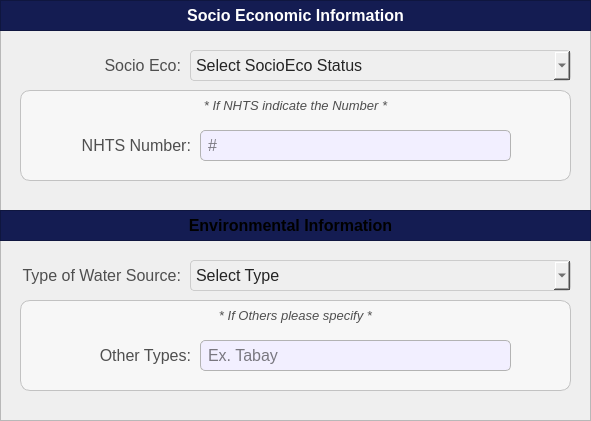
  <widget class="QFrame" name="basePopUpBodyFrame_2">
   <property name="geometry">
    <rect>
     <x>20</x>
     <y>60</y>
     <width>591</width>
     <height>421</height>
    </rect>
   </property>
   <property name="styleSheet">
    <string notr="true">#basePopUpBodyFrame_2 {
	background-color: rgb(247, 247, 247);
	border: 1px solid rgb(194, 194, 194);
	border-radius: 10px;
}</string>
   </property>
   <property name="frameShape">
    <enum>QFrame::Shape::StyledPanel</enum>
   </property>
   <property name="frameShadow">
    <enum>QFrame::Shadow::Raised</enum>
   </property>
   <widget class="QFrame" name="basePopUpTitleFrame_2">
    <property name="geometry">
     <rect>
      <x>0</x>
      <y>0</y>
      <width>591</width>
      <height>31</height>
     </rect>
    </property>
    <property name="styleSheet">
     <string notr="true">#basePopUpTitleFrame_2 {
	background-color: #141c52;
}</string>
    </property>
    <property name="frameShape">
     <enum>QFrame::Shape::StyledPanel</enum>
    </property>
    <property name="frameShadow">
     <enum>QFrame::Shadow::Raised</enum>
    </property>
    <widget class="QLabel" name="label_title">
     <property name="geometry">
      <rect>
       <x>0</x>
       <y>0</y>
       <width>591</width>
       <height>31</height>
      </rect>
     </property>
     <property name="font">
      <font>
       <family>Arial</family>
       <pointsize>12</pointsize>
       <bold>true</bold>
      </font>
     </property>
     <property name="styleSheet">
      <string notr="true">#label_title{
	background-color:transparent;
	color: rgb(255, 255, 255);
}</string>
     </property>
     <property name="text">
      <string>Socio Economic Information</string>
     </property>
     <property name="alignment">
      <set>Qt::AlignmentFlag::AlignCenter</set>
     </property>
    </widget>
   </widget>
   <widget class="QComboBox" name="register_citizen_comboBox_SocEcoStat">
    <property name="geometry">
     <rect>
      <x>190</x>
      <y>50</y>
      <width>381</width>
      <height>31</height>
     </rect>
    </property>
    <property name="font">
     <font>
      <family>Arial</family>
      <pointsize>12</pointsize>
     </font>
    </property>
    <property name="styleSheet">
     <string notr="true">#register_citizen_comboBox_SocEcoStat{
	background-color: rgb(239, 239, 239); /* Correct property name */
    color: #242424; /* Set text color to black for better contrast */
    border: 1px solid #ccc; /* Optional: Add a light border */
    padding: 5px; /* Optional: Add some padding */
    border-radius: 4px; /* Optional: Rounded corners */
}</string>
    </property>
    <property name="placeholderText">
     <string>Select SocioEco Status</string>
    </property>
    <property name="duplicatesEnabled">
     <bool>false</bool>
    </property>
    <item>
     <property name="text">
      <string>NHTS 4Ps</string>
     </property>
    </item>
    <item>
     <property name="text">
      <string>NHTS Non-4Ps</string>
     </property>
    </item>
    <item>
     <property name="text">
      <string>Non NHTS</string>
     </property>
    </item>
   </widget>
   <widget class="QLabel" name="register_citizen_labelSocEcoStat">
    <property name="geometry">
     <rect>
      <x>30</x>
      <y>50</y>
      <width>151</width>
      <height>31</height>
     </rect>
    </property>
    <property name="font">
     <font>
      <family>Arial</family>
      <pointsize>12</pointsize>
     </font>
    </property>
    <property name="styleSheet">
     <string notr="true">#register_citizen_labelSocEcoStat {
	background-color: transparent;
	color: #4f4f4f;
}
</string>
    </property>
    <property name="text">
     <string>Socio Eco:</string>
    </property>
    <property name="alignment">
     <set>Qt::AlignmentFlag::AlignRight|Qt::AlignmentFlag::AlignTrailing|Qt::AlignmentFlag::AlignVCenter</set>
    </property>
   </widget>
   <widget class="QFrame" name="basePopUpBodyFrame_4">
    <property name="geometry">
     <rect>
      <x>20</x>
      <y>90</y>
      <width>551</width>
      <height>91</height>
     </rect>
    </property>
    <property name="styleSheet">
     <string notr="true">#basePopUpBodyFrame_4 {
	background-color: rgb(247, 247, 247);
	border: 1px solid rgb(194, 194, 194);
	border-radius: 10px;
}</string>
    </property>
    <property name="frameShape">
     <enum>QFrame::Shape::StyledPanel</enum>
    </property>
    <property name="frameShadow">
     <enum>QFrame::Shadow::Raised</enum>
    </property>
    <widget class="QLabel" name="labelNote_3">
     <property name="geometry">
      <rect>
       <x>0</x>
       <y>0</y>
       <width>551</width>
       <height>31</height>
      </rect>
     </property>
     <property name="font">
      <font>
       <family>Arial</family>
       <pointsize>10</pointsize>
       <italic>true</italic>
       <bold>false</bold>
      </font>
     </property>
     <property name="styleSheet">
      <string notr="true">#labelNote_3 {
	background-color: transparent;
	color: #4f4f4f;
}
</string>
     </property>
     <property name="text">
      <string>* If NHTS indicate the Number *</string>
     </property>
     <property name="alignment">
      <set>Qt::AlignmentFlag::AlignCenter</set>
     </property>
    </widget>
    <widget class="QLabel" name="register_citizen_labelNHTSNum">
     <property name="geometry">
      <rect>
       <x>10</x>
       <y>40</y>
       <width>161</width>
       <height>31</height>
      </rect>
     </property>
     <property name="font">
      <font>
       <family>Arial</family>
       <pointsize>12</pointsize>
       <bold>false</bold>
      </font>
     </property>
     <property name="styleSheet">
      <string notr="true">#register_citizen_labelNHTSNum {
	background-color: transparent;
	color: #4f4f4f;
}
</string>
     </property>
     <property name="text">
      <string>NHTS Number:</string>
     </property>
     <property name="alignment">
      <set>Qt::AlignmentFlag::AlignRight|Qt::AlignmentFlag::AlignTrailing|Qt::AlignmentFlag::AlignVCenter</set>
     </property>
    </widget>
    <widget class="QLineEdit" name="register_citizen_NHTSNum">
     <property name="geometry">
      <rect>
       <x>180</x>
       <y>40</y>
       <width>311</width>
       <height>31</height>
      </rect>
     </property>
     <property name="font">
      <font>
       <family>Arial</family>
       <pointsize>12</pointsize>
      </font>
     </property>
     <property name="styleSheet">
      <string notr="true">#register_citizen_NHTSNum{
	border: 1px solid #b3b3b3;  /* Black border */
    border-radius: 5px;        /* Rounded corners */
    padding: 5px;               /* Inner spacing */
    background-color: #f2efff;  /* Gray background */
    color: #000000; 
}

</string>
     </property>
     <property name="text">
      <string/>
     </property>
     <property name="maxLength">
      <number>30</number>
     </property>
     <property name="placeholderText">
      <string>#</string>
     </property>
    </widget>
   </widget>
   <widget class="QFrame" name="basePopUpTitleFrame_4">
    <property name="geometry">
     <rect>
      <x>0</x>
      <y>210</y>
      <width>591</width>
      <height>31</height>
     </rect>
    </property>
    <property name="styleSheet">
     <string notr="true">#basePopUpTitleFrame_4 {
	background-color: #141c52;
}</string>
    </property>
    <property name="frameShape">
     <enum>QFrame::Shape::StyledPanel</enum>
    </property>
    <property name="frameShadow">
     <enum>QFrame::Shadow::Raised</enum>
    </property>
    <widget class="QLabel" name="label_title_2">
     <property name="geometry">
      <rect>
       <x>0</x>
       <y>0</y>
       <width>581</width>
       <height>31</height>
      </rect>
     </property>
     <property name="font">
      <font>
       <family>Arial</family>
       <pointsize>12</pointsize>
       <bold>true</bold>
      </font>
     </property>
     <property name="styleSheet">
      <string notr="true">#label_title{
	background-color:transparent;
	color: rgb(255, 255, 255);
}</string>
     </property>
     <property name="text">
      <string>Environmental Information</string>
     </property>
     <property name="alignment">
      <set>Qt::AlignmentFlag::AlignCenter</set>
     </property>
    </widget>
   </widget>
   <widget class="QLabel" name="register_citizen_labelWaterSource">
    <property name="geometry">
     <rect>
      <x>10</x>
      <y>260</y>
      <width>171</width>
      <height>31</height>
     </rect>
    </property>
    <property name="font">
     <font>
      <family>Arial</family>
      <pointsize>12</pointsize>
     </font>
    </property>
    <property name="styleSheet">
     <string notr="true">#register_citizen_labelWaterSource {
	background-color: transparent;
	color: #4f4f4f;
}
</string>
    </property>
    <property name="text">
     <string>Type of Water Source:</string>
    </property>
    <property name="alignment">
     <set>Qt::AlignmentFlag::AlignRight|Qt::AlignmentFlag::AlignTrailing|Qt::AlignmentFlag::AlignVCenter</set>
    </property>
   </widget>
   <widget class="QComboBox" name="register_citizen_comboBox_WaterSource">
    <property name="geometry">
     <rect>
      <x>190</x>
      <y>260</y>
      <width>381</width>
      <height>31</height>
     </rect>
    </property>
    <property name="font">
     <font>
      <family>Arial</family>
      <pointsize>12</pointsize>
     </font>
    </property>
    <property name="styleSheet">
     <string notr="true">#register_citizen_comboBox_WaterSource{
	background-color: rgb(239, 239, 239); /* Correct property name */
    color: #242424; /* Set text color to black for better contrast */
    border: 1px solid #ccc; /* Optional: Add a light border */
    padding: 5px; /* Optional: Add some padding */
    border-radius: 4px; /* Optional: Rounded corners */
}</string>
    </property>
    <property name="placeholderText">
     <string>Select Type</string>
    </property>
    <property name="duplicatesEnabled">
     <bool>false</bool>
    </property>
    <item>
     <property name="text">
      <string>Level 1 - Point Source</string>
     </property>
    </item>
    <item>
     <property name="text">
      <string>Level 2 - Communal Faucet</string>
     </property>
    </item>
    <item>
     <property name="text">
      <string>Level 3 - Individual Connection</string>
     </property>
    </item>
    <item>
     <property name="text">
      <string>Others</string>
     </property>
    </item>
   </widget>
   <widget class="QFrame" name="basePopUpBodyFrame_5">
    <property name="geometry">
     <rect>
      <x>20</x>
      <y>300</y>
      <width>551</width>
      <height>91</height>
     </rect>
    </property>
    <property name="styleSheet">
     <string notr="true">#basePopUpBodyFrame_5 {
	background-color: rgb(247, 247, 247);
	border: 1px solid rgb(194, 194, 194);
	border-radius: 10px;
}</string>
    </property>
    <property name="frameShape">
     <enum>QFrame::Shape::StyledPanel</enum>
    </property>
    <property name="frameShadow">
     <enum>QFrame::Shadow::Raised</enum>
    </property>
    <widget class="QLabel" name="labelNote_4">
     <property name="geometry">
      <rect>
       <x>0</x>
       <y>0</y>
       <width>551</width>
       <height>31</height>
      </rect>
     </property>
     <property name="font">
      <font>
       <family>Arial</family>
       <pointsize>10</pointsize>
       <italic>true</italic>
       <bold>false</bold>
      </font>
     </property>
     <property name="styleSheet">
      <string notr="true">#labelNote_4 {
	background-color: transparent;
	color: #4f4f4f;
}
</string>
     </property>
     <property name="text">
      <string>* If Others please specify *</string>
     </property>
     <property name="alignment">
      <set>Qt::AlignmentFlag::AlignCenter</set>
     </property>
    </widget>
    <widget class="QLabel" name="register_citizen_labelOthers">
     <property name="geometry">
      <rect>
       <x>10</x>
       <y>40</y>
       <width>161</width>
       <height>31</height>
      </rect>
     </property>
     <property name="font">
      <font>
       <family>Arial</family>
       <pointsize>12</pointsize>
       <bold>false</bold>
      </font>
     </property>
     <property name="styleSheet">
      <string notr="true">#register_citizen_labelOthers {
	background-color: transparent;
	color: #4f4f4f;
}
</string>
     </property>
     <property name="text">
      <string>Other Types:</string>
     </property>
     <property name="alignment">
      <set>Qt::AlignmentFlag::AlignRight|Qt::AlignmentFlag::AlignTrailing|Qt::AlignmentFlag::AlignVCenter</set>
     </property>
    </widget>
    <widget class="QLineEdit" name="register_citizen_Others">
     <property name="geometry">
      <rect>
       <x>180</x>
       <y>40</y>
       <width>311</width>
       <height>31</height>
      </rect>
     </property>
     <property name="font">
      <font>
       <family>Arial</family>
       <pointsize>12</pointsize>
      </font>
     </property>
     <property name="styleSheet">
      <string notr="true">#register_citizen_Others{
	border: 1px solid #b3b3b3;  /* Black border */
    border-radius: 5px;        /* Rounded corners */
    padding: 5px;               /* Inner spacing */
    background-color: #f2efff;  /* Gray background */
    color: #000000; 
}

</string>
     </property>
     <property name="text">
      <string/>
     </property>
     <property name="maxLength">
      <number>30</number>
     </property>
     <property name="placeholderText">
      <string>Ex. Tabay</string>
     </property>
    </widget>
   </widget>
  </widget>
